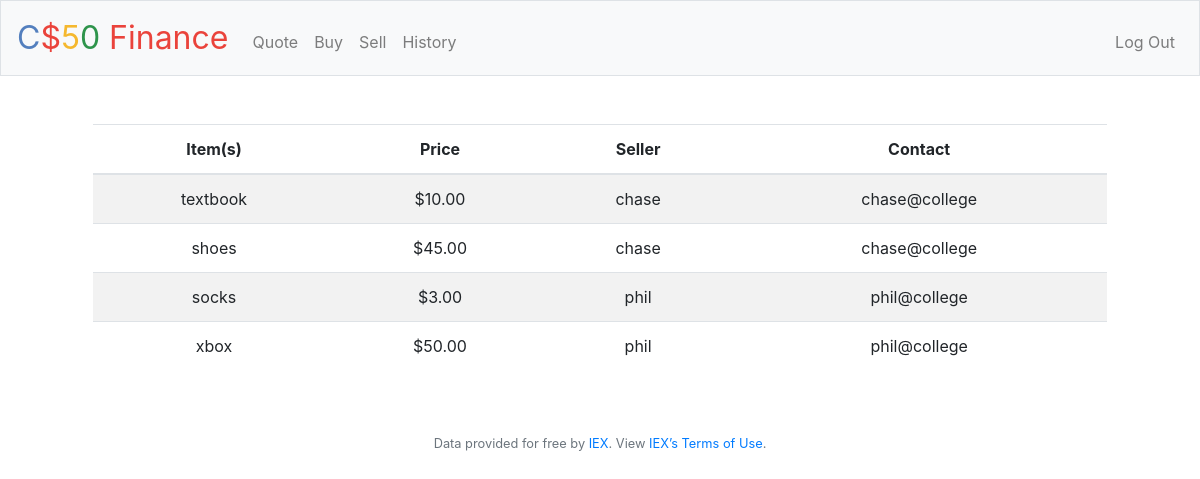
/ (signed in), run on the app's committed database.
### tables this page shows
CREATE TABLE 'posts' ('id' integer PRIMARY KEY AUTOINCREMENT NOT NULL, 'user_id' integer NOT NULL, 'item' text NOT NULL, 'price' bigint NOT NULL, 'seller' text NOT NULL, 'contact' text NOT NULL, 'time' datetime NOT NULL DEFAULT CURRENT_TIMESTAMP, 'category'  text NOT NULL  ,'sold' smallint DEFAULT 0);

### application.py (the view)
@app.route("/")
@login_required
def index():
    search = db.execute("SELECT item, price, contact, seller FROM posts")
    return render_template("index.html", search=search)

### application.py (called while the page is built)
@app.after_request
def after_request(response):
    response.headers["Cache-Control"] = "no-cache, no-store, must-revalidate"
    response.headers["Expires"] = 0
    response.headers["Pragma"] = "no-cache"
    return response

### helpers.py (called while the page is built)
def login_required(f):
    @wraps(f)
    def decorated_function(*args, **kwargs):
        if session.get("user_id") is None:
            return redirect("/login")
        return f(*args, **kwargs)
    return decorated_function

def usd(value):
    return f"${value:,.2f}"

### templates/index.html (shortened to what this page needs)
{% extends "layout.html" %}
{% block main %}
    <div class="container">
        <form action="/" method="post">
            <table class="table table-striped">
                <thead>
                    <th>Item(s)</th>
                    <th>Price</th>
                    <th>Seller</th>
                    <th>Contact</th>
                </thead>
                <tbody>
                    {% for post in search %}
                    <tr>
                        <td>{{ post.item }}</td>
                        <td>{{post.price | usd}}</td>
                        <td>{{post.seller}}</td>
                        <td>{{post.contact}}</td>
                    </tr>
                    {% endfor %}
                </tbody>
            </table>
        </form>
    </div>
{% endblock %}

### templates/layout.html (shortened to what this page needs)
<!DOCTYPE html>
<html lang="en">
    <head>
        <link href="https://maxcdn.bootstrapcdn.com/bootstrap/4.1.3/css/bootstrap.min.css" rel="stylesheet">
        <link href="/static/styles.css" rel="stylesheet">
    </head>
    <body>
        <nav class="navbar navbar-expand-md navbar-light bg-light border">
            <a class="navbar-brand" href="/"><span class="blue">C</span><span class="red">$</span><span class="yellow">5</span><span class="green">0</span> <span class="red">Finance</span></a>
            <div class="collapse navbar-collapse" id="navbar">
                {% if session.user_id %}
                    <ul class="navbar-nav mr-auto mt-2">
                        <li class="nav-item"><a class="nav-link" href="/quote">Quote</a></li>
                        <li class="nav-item"><a class="nav-link" href="/buy">Buy</a></li>
                        <li class="nav-item"><a class="nav-link" href="/sell">Sell</a></li>
                        <li class="nav-item"><a class="nav-link" href="/history">History</a></li>
                    </ul>
                    <ul class="navbar-nav ml-auto mt-2">
                        <li class="nav-item"><a class="nav-link" href="/logout">Log Out</a></li>
                    </ul>
                {% else %}
                    <ul class="navbar-nav ml-auto mt-2">
                        <li class="nav-item"><a class="nav-link" href="/register">Register</a></li>
                        <li class="nav-item"><a class="nav-link" href="/login">Log In</a></li>
                    </ul>
                {% endif %}
            </div>
        </nav>
        <main class="container p-5">
            {% block main %}{% endblock %}
        </main>
        <footer class="small text-center text-muted">
            Data provided for free by <a href="https://iextrading.com/developer">IEX</a>. View <a href="https://iextrading.com/api-exhibit-a/">IEX’s Terms of Use</a>.
        </footer>
    </body>
</html>

### static/styles.css (style rules this page uses)
nav .navbar-brand { font-size: xx-large; }
nav .navbar-brand .blue { color: #537fbe; }
nav .navbar-brand .red { color: #ea433b; }
nav .navbar-brand .yellow { color: #f5b82e; }
nav .navbar-brand .green { color: #2e944b; }
main { overflow-x: auto; text-align: center; }

### data on the page
posts: item "textbook", price "$10.00", seller "chase", contact "chase@college"
posts: item "shoes", price "$45.00", seller "chase", contact "chase@college"
posts: item "socks", price "$3.00", seller "phil", contact "phil@college"
posts: item "xbox", price "$50.00", seller "phil", contact "phil@college"
